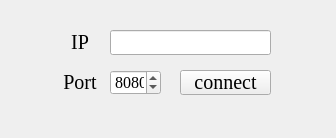
<?xml version="1.0" encoding="UTF-8"?>
<ui version="4.0">
 <class>Server</class>
 <widget class="QMainWindow" name="Server">
  <property name="geometry">
   <rect>
    <x>0</x>
    <y>0</y>
    <width>336</width>
    <height>138</height>
   </rect>
  </property>
  <property name="font">
   <font>
    <family>Times New Roman</family>
    <pointsize>12</pointsize>
   </font>
  </property>
  <property name="windowTitle">
   <string>Server</string>
  </property>
  <widget class="QWidget" name="centralwidget">
   <widget class="QLineEdit" name="lineEdit">
    <property name="geometry">
     <rect>
      <x>110</x>
      <y>30</y>
      <width>161</width>
      <height>25</height>
     </rect>
    </property>
    <property name="alignment">
     <set>Qt::AlignCenter</set>
    </property>
   </widget>
   <widget class="QSpinBox" name="spinBox">
    <property name="geometry">
     <rect>
      <x>110</x>
      <y>70</y>
      <width>51</width>
      <height>25</height>
     </rect>
    </property>
    <property name="maximum">
     <number>100000</number>
    </property>
    <property name="value">
     <number>8080</number>
    </property>
   </widget>
   <widget class="QLabel" name="label">
    <property name="geometry">
     <rect>
      <x>60</x>
      <y>30</y>
      <width>40</width>
      <height>25</height>
     </rect>
    </property>
    <property name="font">
     <font>
      <family>Times New Roman</family>
      <pointsize>15</pointsize>
     </font>
    </property>
    <property name="text">
     <string>IP</string>
    </property>
    <property name="alignment">
     <set>Qt::AlignCenter</set>
    </property>
   </widget>
   <widget class="QLabel" name="label_2">
    <property name="geometry">
     <rect>
      <x>60</x>
      <y>70</y>
      <width>40</width>
      <height>25</height>
     </rect>
    </property>
    <property name="font">
     <font>
      <family>Times New Roman</family>
      <pointsize>15</pointsize>
     </font>
    </property>
    <property name="text">
     <string>Port</string>
    </property>
    <property name="alignment">
     <set>Qt::AlignCenter</set>
    </property>
   </widget>
   <widget class="QPushButton" name="pushButton">
    <property name="geometry">
     <rect>
      <x>180</x>
      <y>70</y>
      <width>91</width>
      <height>25</height>
     </rect>
    </property>
    <property name="font">
     <font>
      <family>Times New Roman</family>
      <pointsize>15</pointsize>
     </font>
    </property>
    <property name="text">
     <string>connect</string>
    </property>
   </widget>
  </widget>
 </widget>
 <resources/>
 <connections/>
</ui>
